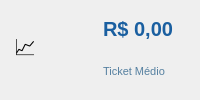
         <widget class="QFrame" name="cardTicketMedio">
          <property name="minimumHeight"><number>62</number></property><property name="maximumHeight"><number>66</number></property>
          <property name="styleSheet"><string notr="true">QFrame#cardTicketMedio{background-color:#ffffff;border:1px solid #a8c4d8;border-radius:6px;}</string></property>
          <layout class="QHBoxLayout" name="cardTickHL"><property name="leftMargin"><number>14</number></property><property name="topMargin"><number>8</number></property><property name="rightMargin"><number>14</number></property><property name="bottomMargin"><number>8</number></property>
           <item><widget class="QLabel" name="lblIconTicket"><property name="text"><string>&#128200;</string></property><property name="styleSheet"><string notr="true">font-size:22px;</string></property></widget></item>
           <item><layout class="QVBoxLayout"><property name="spacing"><number>0</number></property>
            <item><widget class="QLabel" name="lblTicketMedioValor"><property name="text"><string>R$ 0,00</string></property><property name="styleSheet"><string notr="true">font-size:20px;font-weight:bold;color:#1a5fa0;</string></property></widget></item>
            <item><widget class="QLabel" name="lblTicketMedioLabel"><property name="text"><string>Ticket M&#233;dio</string></property><property name="styleSheet"><string notr="true">font-size:11px;color:#5580a0;</string></property></widget></item>
           </layout></item>
          </layout>
         </widget>
